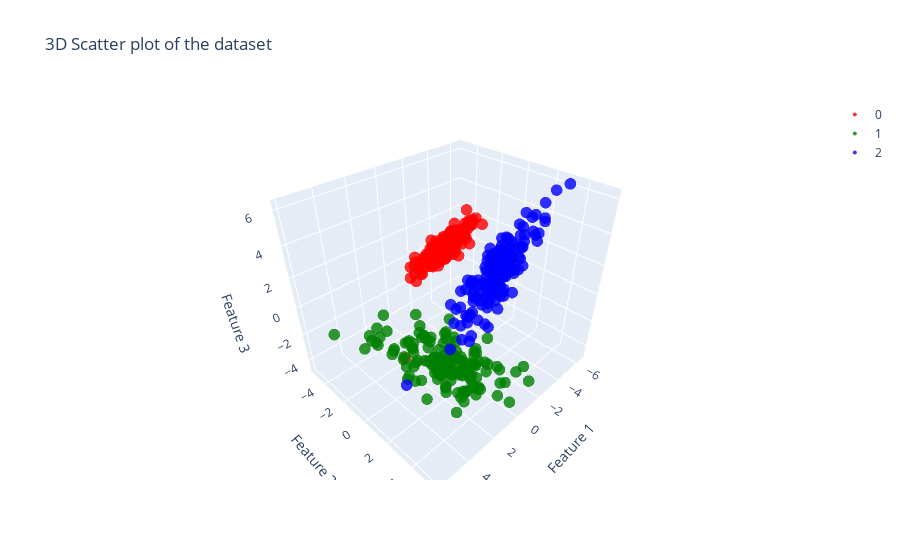

Write notebook code for a chart like this one.
### Markdown cell above
3-D interactive visualization

### Code cell
import plotly.graph_objs as go

data = []
colors = ['red','green','blue']
for i in range(3):
    trace = go.Scatter3d(
        x=X[y == i][:, 0],
        y=X[y == i][:, 1],
        z=X[y == i][:, 2],
        mode='markers',
        marker=dict(
            size=4,
            color=colors[i],
            opacity=0.8
        ),
        name = i
    )
    data.append(trace)

layout = go.Layout(
    title='3D Scatter plot of the dataset',
    scene=dict(
        xaxis=dict(title = 'Feature 1'),
        yaxis=dict(title = 'Feature 2'),
        zaxis=dict(title = 'Feature 3')
    )
)

fig = go.Figure(data=data, layout=layout)
fig.show()

### Figure 1 — Plotly figure (JSON) as saved in the notebook; plotly's stock layout.template omitted (floating-point values rounded to 4 significant figures; data arrays with more than 128 entries replaced by an {"elided": "..."} marker saying what was removed)
{"data": [{"marker": {"color": "red", "opacity": 0.8, "size": 4}, "mode": "markers", "name": "0", "type": "scatter3d", "x": {"elided": "201 float values"}, "y": {"elided": "201 float values"}, "z": {"elided": "201 float values"}}, {"marker": {"color": "green", "opacity": 0.8, "size": 4}, "mode": "markers", "name": "1", "type": "scatter3d", "x": {"elided": "149 float values"}, "y": {"elided": "149 float values"}, "z": {"elided": "149 float values"}}, {"marker": {"color": "blue", "opacity": 0.8, "size": 4}, "mode": "markers", "name": "2", "type": "scatter3d", "x": {"elided": "150 float values"}, "y": {"elided": "150 float values"}, "z": {"elided": "150 float values"}}], "layout": {"scene": {"xaxis": {"title": {"text": "Feature 1"}}, "yaxis": {"title": {"text": "Feature 2"}}, "zaxis": {"title": {"text": "Feature 3"}}}, "title": {"text": "3D Scatter plot of the dataset"}}}
